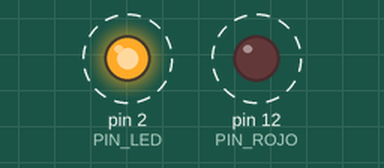
Simulated run of this sketch. Board: Arduino Uno, built with avr-gcc and run on an emulated ATmega328P. On the bench: output pins drawn as LEDs (lit = HIGH). Dashed ring = blinking. What the sketch prints to the serial monitor is not drawn.

Above: at 0.2 s.
Timing chart, 0 to 3.0 s (numbered marks = the images above):
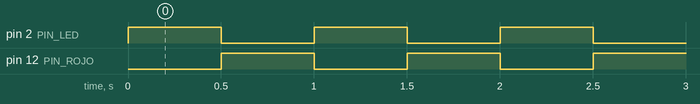

Measured:
- by itself, pin 2 (PIN_LED), pin 12 (PIN_ROJO): alternates HIGH for 0.50 s and LOW for 0.50 s

The sketch:

01_blink.ino.ino
```cpp
#define PIN_LED 2
#define PIN_ROJO 12
int contador = 0;

void setup() {
  Serial.begin(115200);
  pinMode(PIN_LED, OUTPUT);
  pinMode(PIN_ROJO, OUTPUT);
}

void loop() {
  digitalWrite(PIN_LED, HIGH);
  digitalWrite(PIN_ROJO, LOW);
  Serial.println("Encendido.");
  contador ++;
  Serial.println(contador);
  delay(500);
  digitalWrite(PIN_LED, LOW);
  digitalWrite(PIN_ROJO, HIGH);
  Serial.println("Apagado");
  Serial.println(contador);
  delay(500);
}
```
